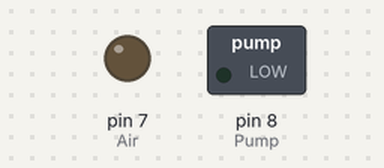
A sketch run on a simulated Arduino Uno, built with avr-gcc and run on an emulated ATmega328P. Parts: switched loads named in the sketch (green lamp = pin HIGH), output pins drawn as LEDs (lit = HIGH).

Above: at 0.1 s.
At 5.1 s:
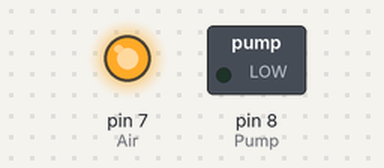
Timing chart, 0 to 6.6 s (numbered marks = the images above):
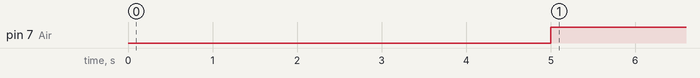

Measured:
- by itself, pin 7 (Air): LOW → HIGH at 5.0 s

The sketch:

AWSCPumpTiming.ino
```cpp
unsigned long t=0;
unsigned long tpump=0;
unsigned long tair=0;
int airstatus=0;
int pumpstatus=0;
//pins
const int Pump = 8;
const int Air = 7;
//Edit these times below to change factors
unsigned long PumpInterval= 60000 *240;//How often in min
unsigned long AirInterval= 60000 *15;//How often in min
unsigned long PumpRunTime = 60000 *.4;//How Long in min
unsigned long AirRunTime = 60000 *3;//How Long in min

void setup() {
pinMode(Pump, OUTPUT);
pinMode(Air, OUTPUT);
//convert to milli sec
/*PumpInterval = 60000 * PumpInterval;
AirInterval = 60000 * AirInterval;
PumpRunTime = 60000 * PumpRunTime;
AirRunTime = 60000 * AirRunTime;*/
tair = AirInterval;
tpump = PumpInterval;
}
void AirFunction(int s){
  if (s==1 && pumpstatus==0){
    digitalWrite(Air, HIGH);
    airstatus = 1;
    tair =t;
  }
  else if (s ==0){
    digitalWrite(Air, LOW);
    airstatus =0;
  }
}
void PumpFunction(int s){
  if (s==1){
    digitalWrite(Pump, HIGH);
    pumpstatus = 1;
    tpump =t;
  }
  else if (s ==0){
    digitalWrite(Pump, LOW);
    pumpstatus =0;
}}
void waiting(){//function to read and report everything at given intervals
  t= millis() +PumpInterval;
  if (t-tair<0){}
  else if ((t-tair>0) && t-tair > AirInterval + AirRunTime){
    AirFunction(1);
  }
  else if (t-tair > AirRunTime && airstatus==1){
    AirFunction(0);
  }
  if (t-tpump<0){}
  else if ((t-tpump>0) && (t-tpump > PumpInterval+PumpRunTime)){
    AirFunction(0);
    PumpFunction(1);
  }
  else if (t-tpump>0 && t-tpump > PumpRunTime){
    PumpFunction(0);
  }
}
void loop() {
  delay(5000);
  waiting();
}
```
